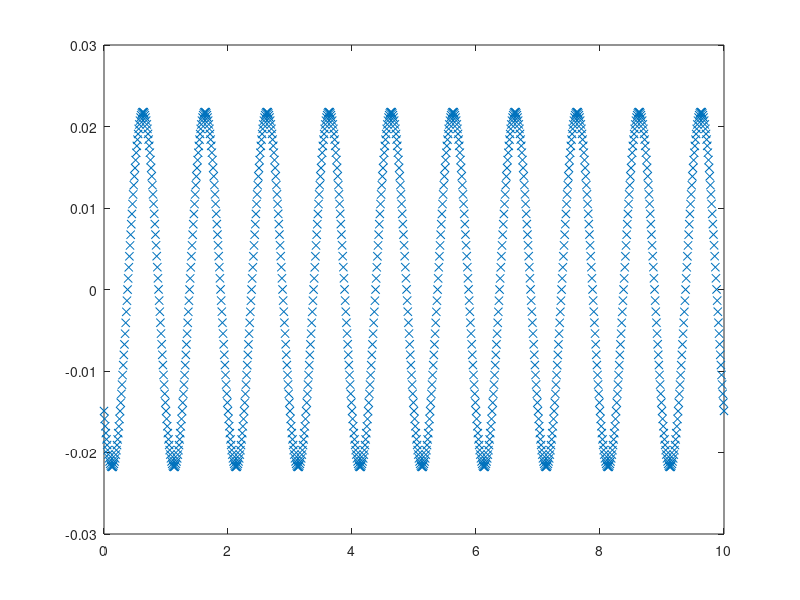
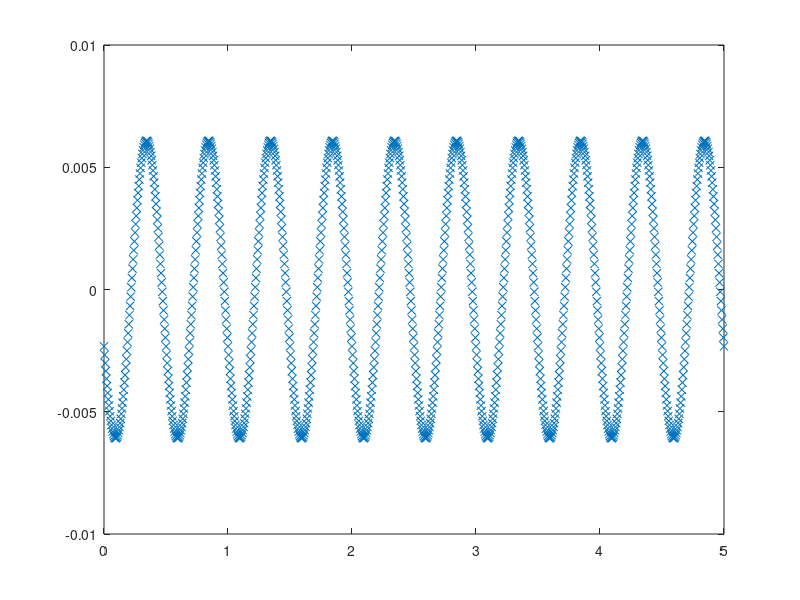
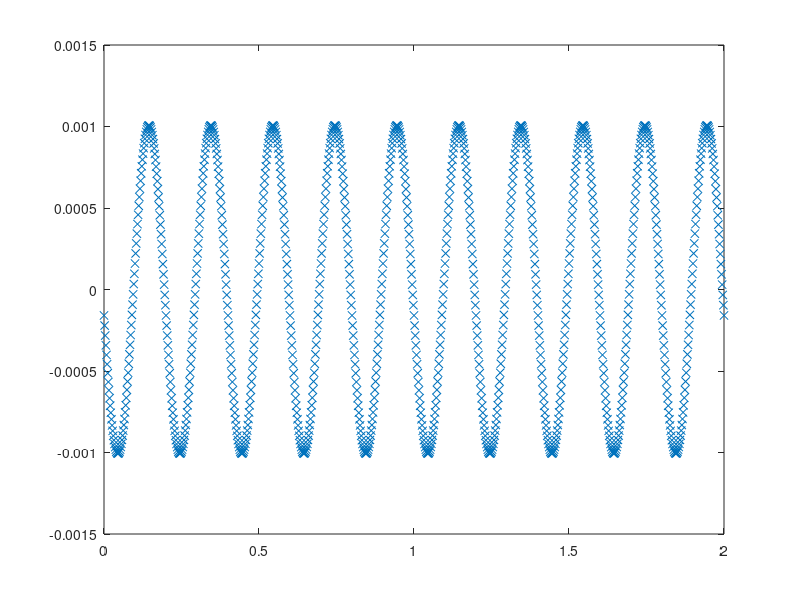
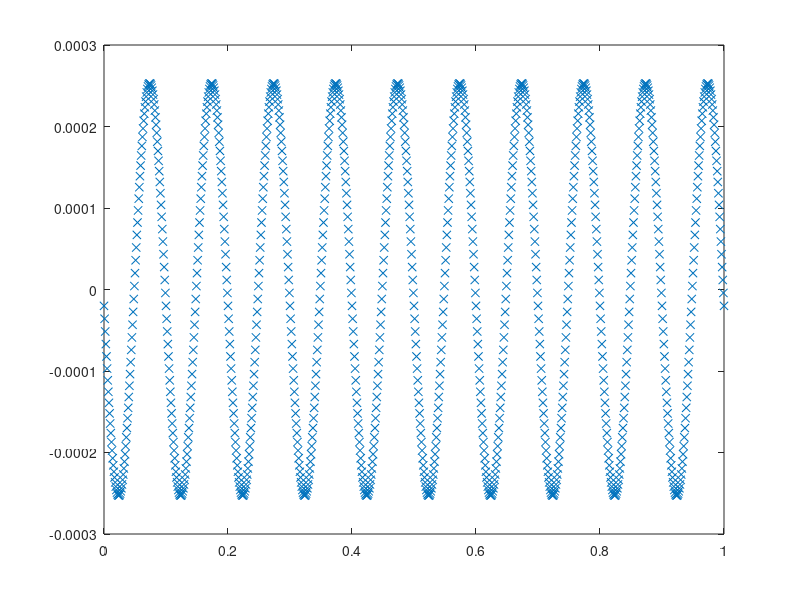

Reproduce these figures in MATLAB, in order.
%-----------------------Part a--------------------------------------%
%---------------------------------------------------------------------%
sys_a = tf(1, [1 5 6]);
freqs = [1, 2, 5, 10, 100];
output_arr = zeros(5, 1001);
amplitudes = zeros(5, 1);
phases = zeros(5, 1);
poly_1 = [1 5 6];
for i = 1:5
    T_s = 0.01/freqs(i);
    ts = 0:T_s:1000*T_s;
    inputs = sin(2*pi*freqs(i) * ts);
    val_1 = polyval(poly_1, 2*pi*1i*freqs(i));
    expected_amplitude = abs(val_1^-1);
    expected_phase = angle(val_1.^-1);
    figure
    hold on
    lsim(sys_a, inputs, ts);
    plot(ts, expected_amplitude * sin(2*pi * freqs(i)*ts + expected_phase), 'x')
    hold off
end


%-----------------------Part b--------------------------------------%
%---------------------------------------------------------------------%
sys_a = tf(60, [1 6 11 6]);
freqs = [1, 2, 5, 10, 100];
output_arr = zeros(5, 1001);
amplitudes = zeros(5, 1);
phases = zeros(5, 1);
poly_2 = [1 6 11 6];
for i = 1:5
    T_s = 0.01/freqs(i);
    ts = 0:T_s:1000*T_s;
    inputs = sin(2*pi*freqs(i) * ts);
    val_1 = polyval(poly_2, 2*pi*1i*freqs(i));
    expected_amplitude = 60*abs(val_1^-1);
    expected_phase = angle(val_1.^-1);
    figure
    hold on
    lsim(sys_a, inputs, ts);
    plot(ts, expected_amplitude * sin(2*pi * freqs(i)*ts + expected_phase), 'x')
    hold off
end


